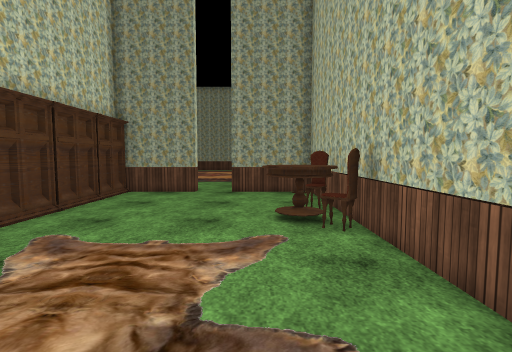
[1] (above)

23 first-person views from a walk through a Unity game level. The camera is 1.4 m above the floor, tilts 4° down and sees 85° across. Doors are open. The floor is counted in squares, 1 m on a side. Each view is taken from the middle of a square. On the plan, view 1 faces up. The plan holds only what a view shows up to about 14 squares ahead; the rest is blank. The place goes on beyond the plan. The player character is not drawn. Some animated figures are not drawn. Some surface patterns are stand-ins.

[2]
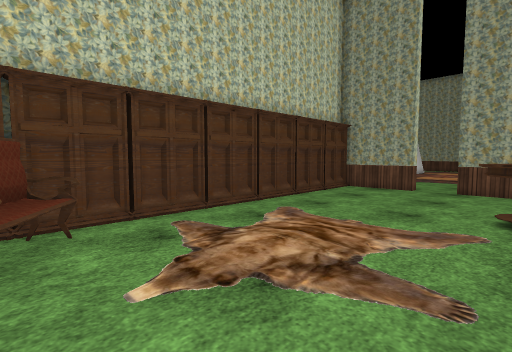

[3]
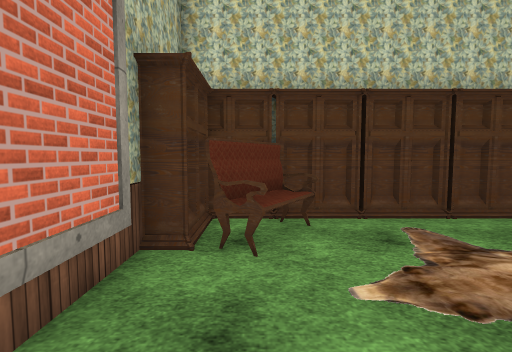

[4]
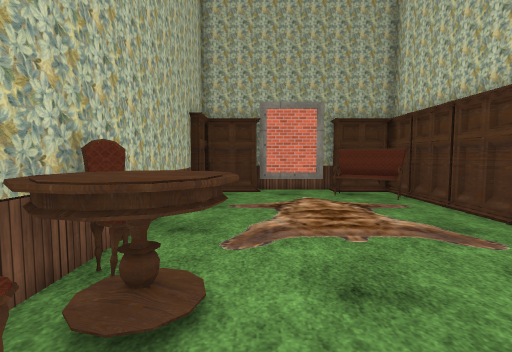

[5]
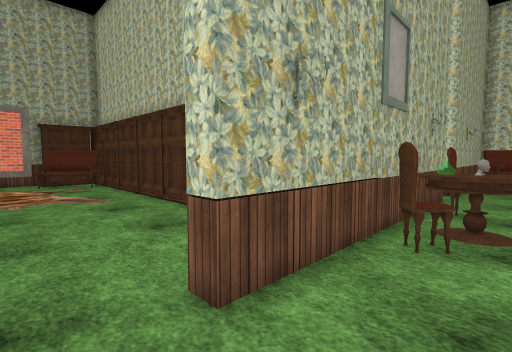

[6]
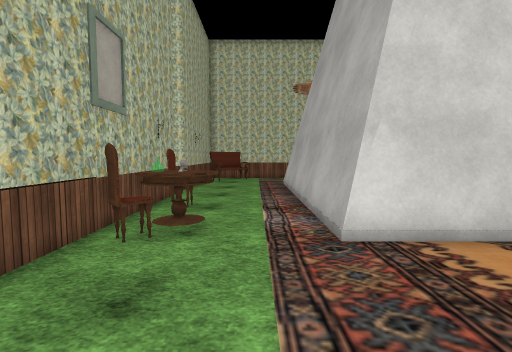

[7]
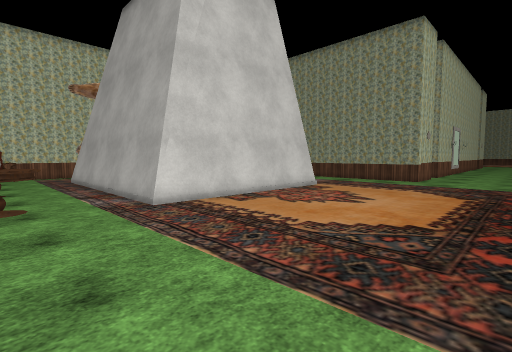

[8]
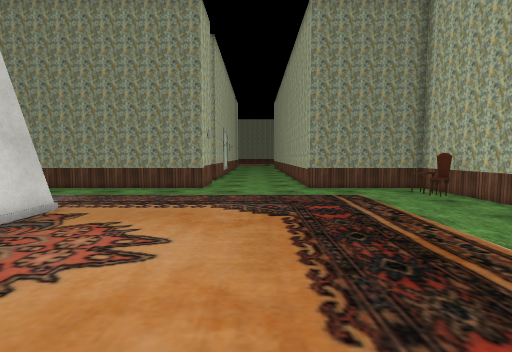

[9]
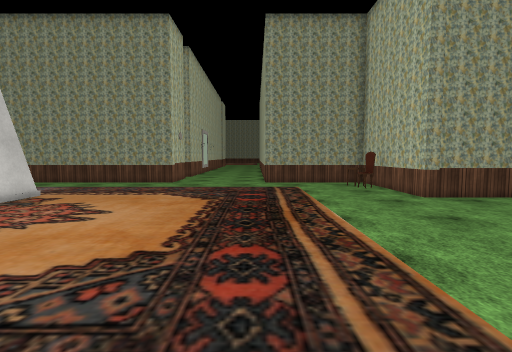

[10]
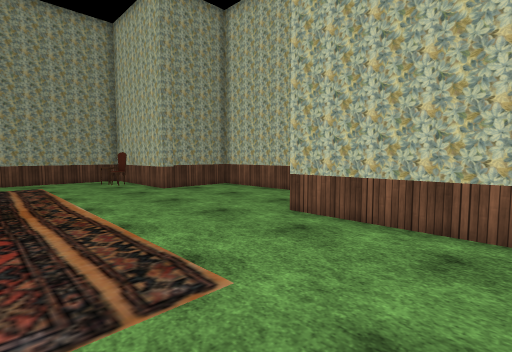

[11]
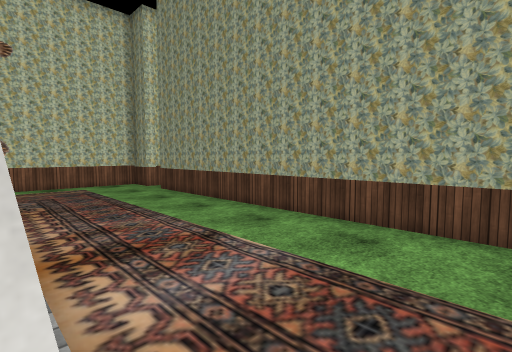

[12]
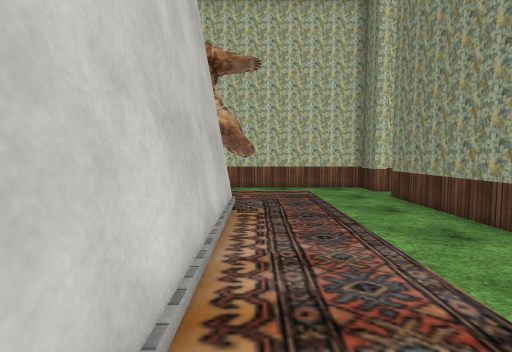

[13]
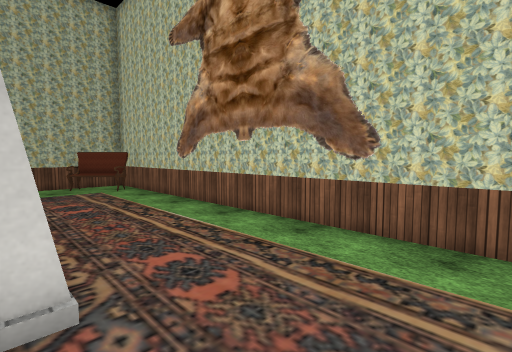

[14]
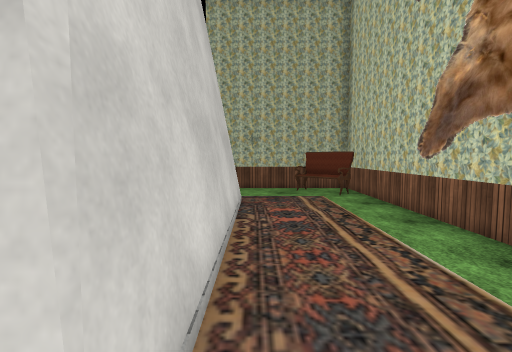

[15]
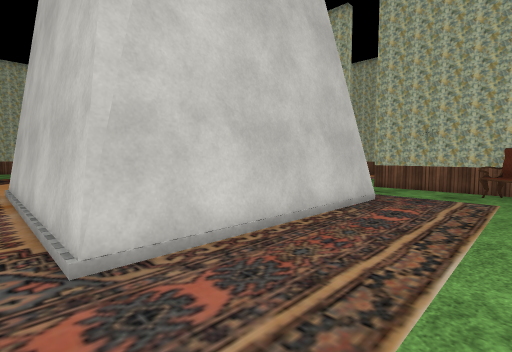

[16]
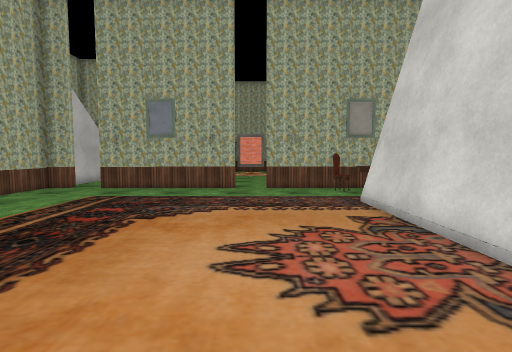

[17]
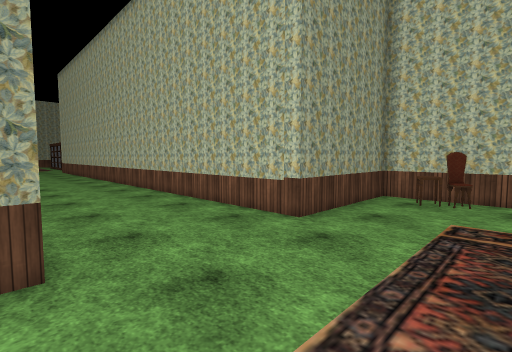

[18]
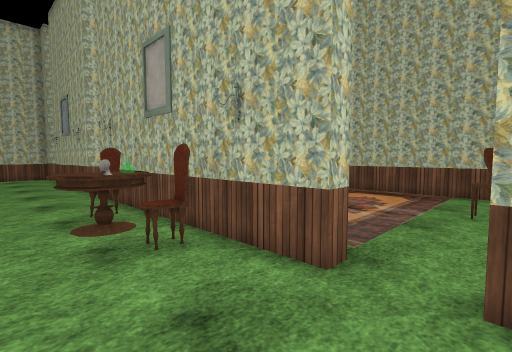

[19]
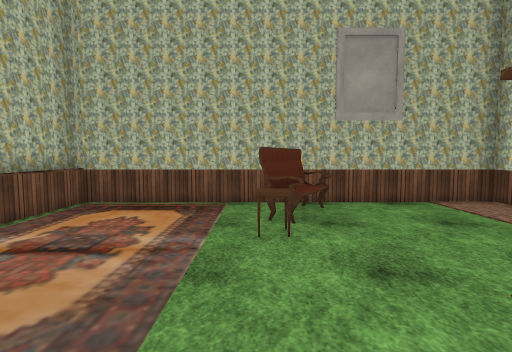

[20]
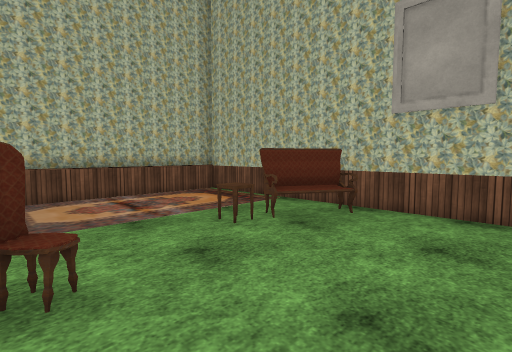

[21]
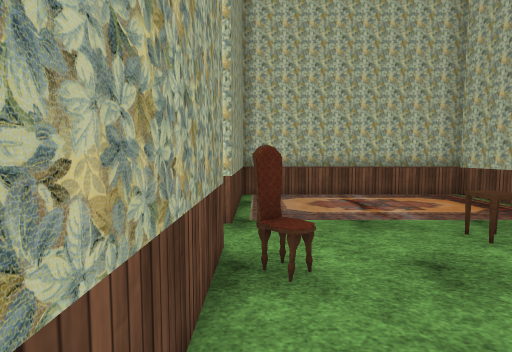

[22]
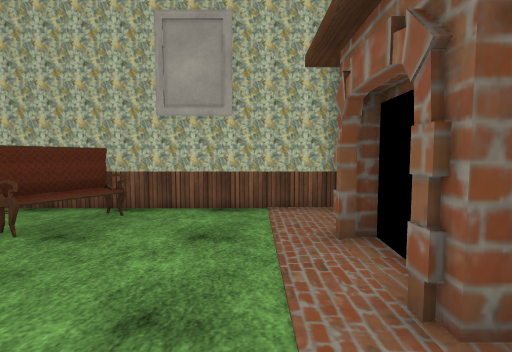

[23]
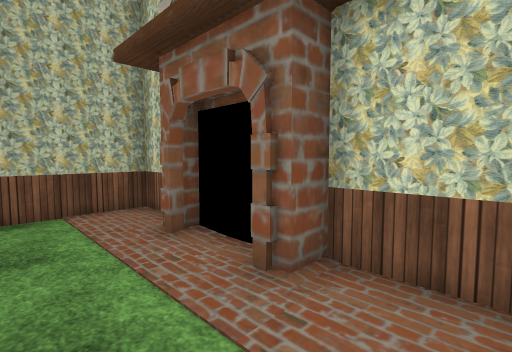

### Floor plan
Points are (right, up) in squares from view 1. A wall is a line through its corners. A room is listed if a view was taken in it or the views show most of it. See-through windows are left out.
Room 1 (views 1, 2, 3, 4)
walls: (-5.2, 1.5) (-5.8, 1.5); (-5.5, -1) (-5.5, -2.4); (-2.5, 12) (-2.5, 11.5) (-5.5, 11.5) (-5.5, -0.4); (2.3, -0.6) (2.3, 11.5) (-1, 11.5) (-1, 12); (-0.1, -2.1) (2, -2.1); (-5.1, -2.1) (-3.3, -2.1) (-3.3, -2.7) (0, -2.7)
ways out: opening at (-1.5, 12) to room 2
objects: sofa (-5, -1) to (-3, 0); table (0, 6) to (1, 7); chair (1, 6) to (2, 6); chair (2, 8)
Room 2 (views 5, 6, 7, 8, 9, 10, 11, 12, 13, 14, 15, 16, 17, 18)
walls: (-5.5, 24.1) (-5.5, 16.7); (-5.3, 16.7) (-14.1, 16.7); (-5.3, 16.5) (-14.4, 16.5) (-14.4, 24.4); (-2.5, 30.9) (-2.5, 30) (-16.2, 30); (-14.5, 24.1) (-5.3, 24.1); (-1, 12) (5.2, 12); (-11.3, 12) (-2.5, 12); (9.5, 24.5) (7.8, 24.5) (7.8, 30) (2.5, 30) (2.5, 40.4); (6.7, 11.5) (6.7, 12) (7.8, 12) (7.8, 17.5); (-17.7, 30.8) (-17.7, 30) (-19.3, 30) (-19.3, 12.4); (-19.2, 12) (-12.8, 12)
low walls: (-5.3, 24.1) (-5.3, 16.7); (-8.4, 24.4) (-7.6, 24.4); (-14.4, 24.4) (-14, 24.4)
ways out: opening at (-1.5, 12) to room 1; opening at (-12, 12) to room 3; opening at (6, 12)
objects: sofa (-18, 13) to (-17, 14); chair (-9, 13); table (-8, 13) to (-7, 14); chair (-6, 13); table (6, 28) to (7, 29); chair (7, 27) to (7, 28)
Room 3 (views 19, 20, 21, 22, 23)
walls: (-12.8, 12) (-12.8, 11.5) (-16.5, 11.5); (-19.1, 6.5) (-18.3, 6.5) (-18.3, 6); (-19.3, 11) (-19.3, 9.1) (-18.3, 9.1) (-18.3, 8.5); (-6.8, 11.5) (-11.3, 11.5) (-11.3, 12); (-19.3, 4.5) (-19.3, 3.5) (-6.8, 3.5); (-6.3, 11) (-6.3, 11.5); (-6.3, 2.6) (-6.3, 10.2)
low walls: (-12.6, 6.8) (-12.6, 7.2) (-12, 7.2); (-6.8, 3.5) (-6.8, 11.5)
ways out: opening at (-12, 12) to room 2
objects: sofa (-14, 4) to (-12, 6); chair (-14, 10) to (-13, 11)

Where each view was taken, in squares from view 1:
view 1: 0 up, 0 right, facing up
view 2: 1 down, 1 right, facing up-left
view 3: 1 down, 1 right, facing left
view 4: 9 up, 0 right, facing down
view 5: 14 up, 1 left, facing down-left
view 6: 15 up, 1 left, facing left
view 7: 13 up, 2 right, facing up-left
view 8: 17 up, 0 right, facing up
view 9: 15 up, 2 right, facing up
view 10: 13 up, 2 right, facing up-right
view 11: 24 up, 4 left, facing up-left
view 12: 25 up, 6 left, facing left
view 13: 27 up, 14 left, facing down-left
view 14: 25 up, 15 left, facing down
view 15: 25 up, 18 left, facing down-right
view 16: 25 up, 2 left, facing down
view 17: 26 up, 3 left, facing up-right
view 18: 15 up, 13 left, facing down-right
view 19: 12 up, 12 left, facing down
view 20: 11 up, 17 left, facing down-right
view 21: 11 up, 17 left, facing right
view 22: 11 up, 17 left, facing down
view 23: 11 up, 16 left, facing down-left
